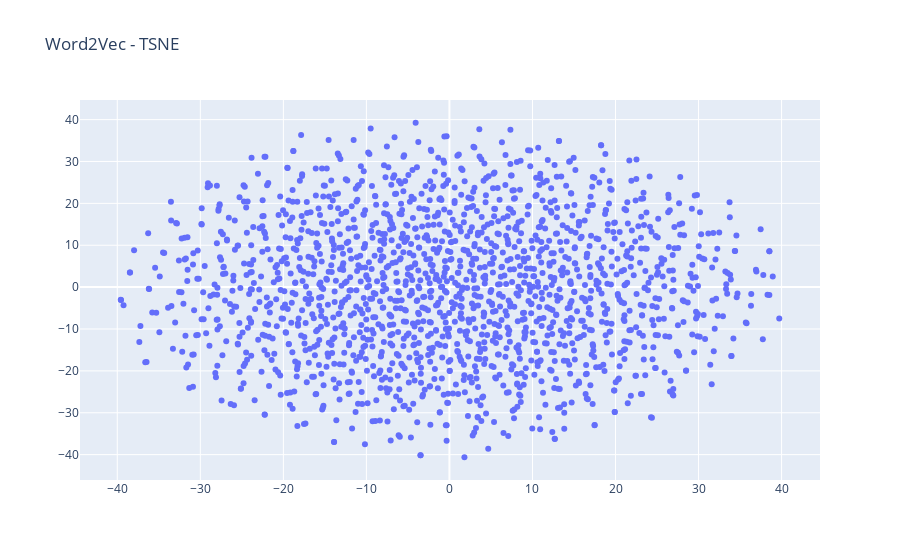

The notebook cell this image was saved under:
### Code cell
from sklearn.manifold import TSNE
import numpy as np

def reduce_dimensions(model):
    num_components = 2 # number of dimensions to keep after compression
    # extract vocabulary from model and vectors in order to associate them in t
    vectors = np.asarray(model.wv.vectors)
    labels = np.asarray(model.wv.index2word)
    # apply TSNE
    tsne = TSNE(n_components=num_components, random_state=0)
    vectors = tsne.fit_transform(vectors)
    x_vals = [v[0] for v in vectors]
    y_vals = [v[1] for v in vectors]
    return x_vals, y_vals, labels

def plot_embeddings(x_vals, y_vals, labels):
    import plotly.graph_objs as go
    fig = go.Figure()
    trace = go.Scatter(x=x_vals, y=y_vals, mode='markers', text=labels)
    fig.add_trace(trace)
    fig.update_layout(title="Word2Vec - TSNE")
    fig.show()
    return fig

x_vals, y_vals, labels = reduce_dimensions(model)
plot = plot_embeddings(x_vals, y_vals, labels)

### Figure 1 — Plotly figure (JSON) as saved in the notebook; plotly's stock layout.template omitted (floating-point values rounded to 4 significant figures; data arrays with more than 128 entries replaced by an {"elided": "..."} marker saying what was removed)
{"data": [{"mode": "markers", "text": {"elided": "1724 str values"}, "type": "scatter", "x": {"elided": "1724 float values"}, "y": {"elided": "1724 float values"}}], "layout": {"title": {"text": "Word2Vec - TSNE"}}}
